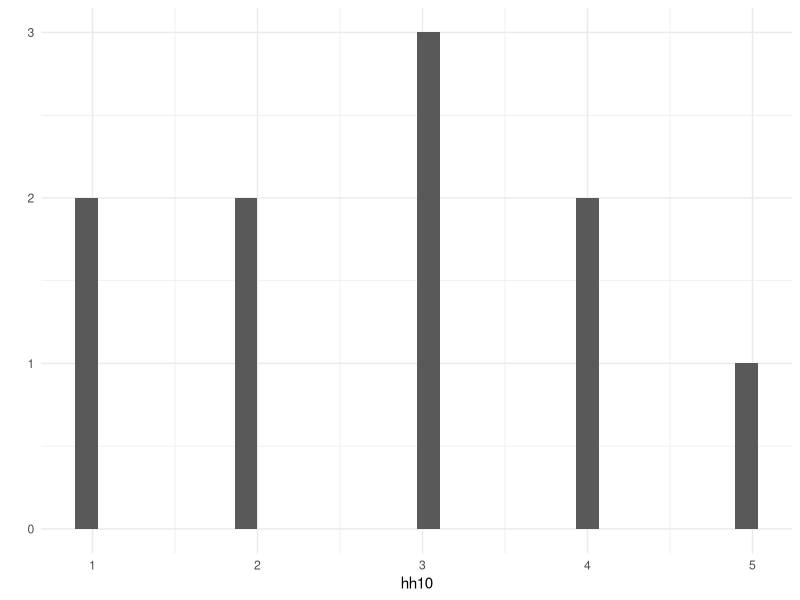
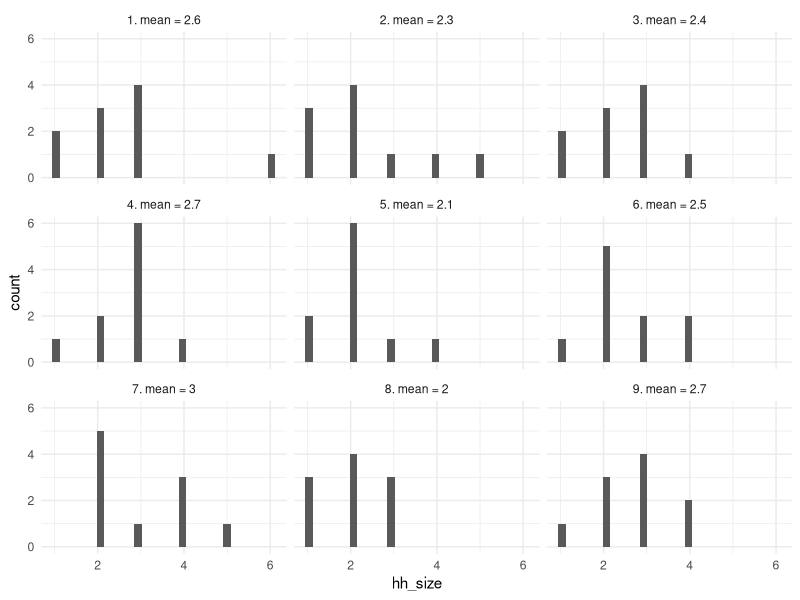
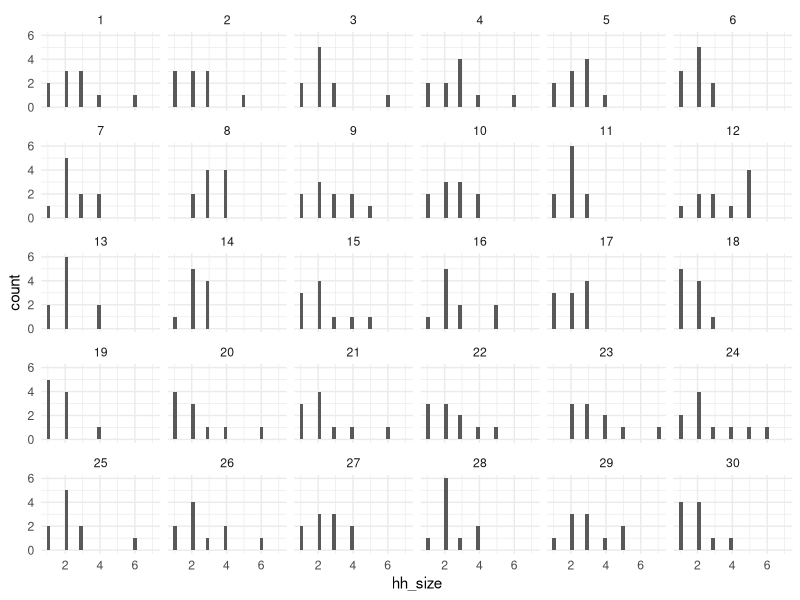
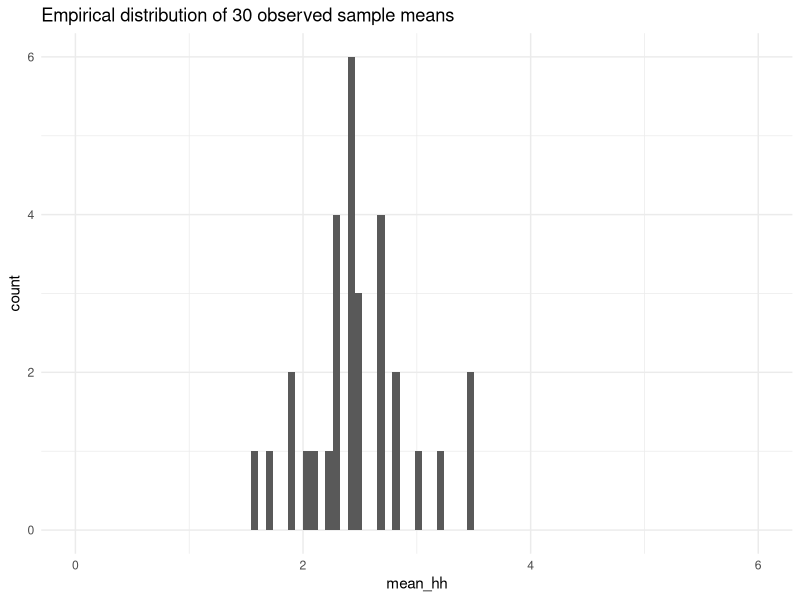
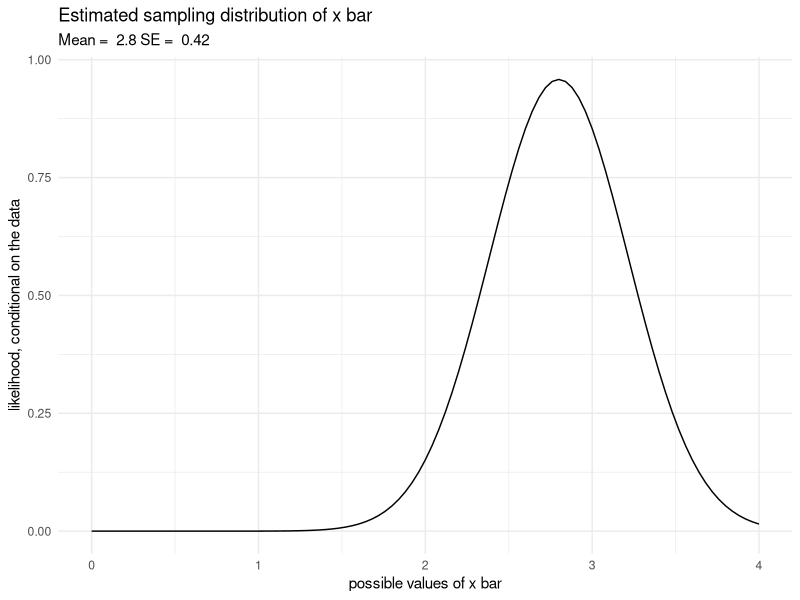
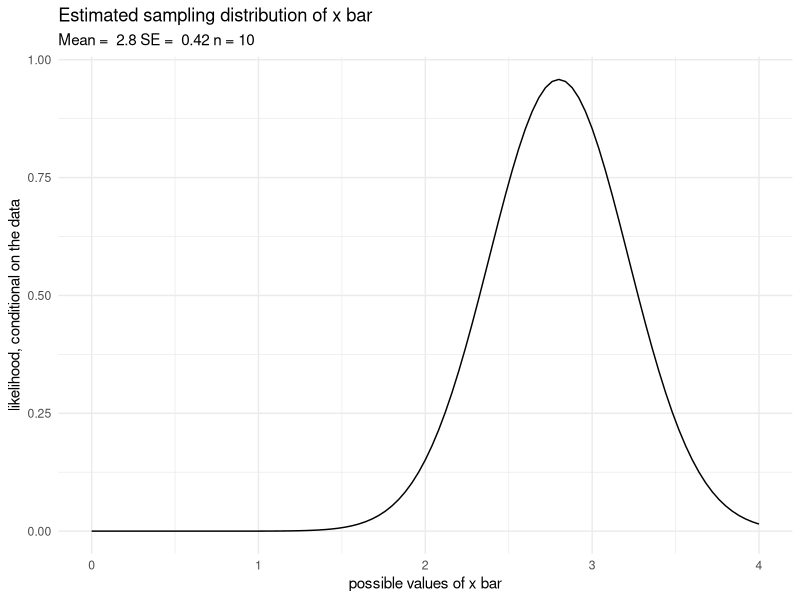
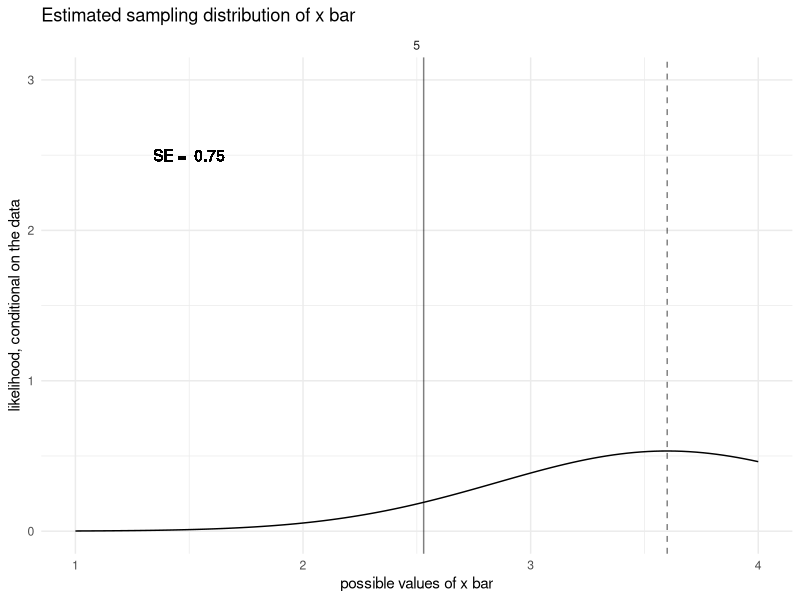
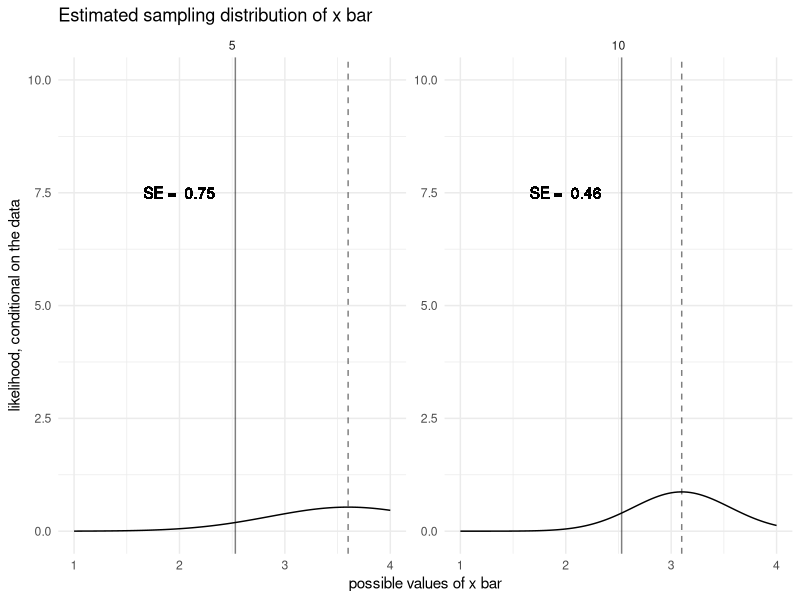

Source code (R) for these figures, in order:
## ---- chunk 1
set.seed(1)
library(tidyverse)
def.chunk.hook  <- knitr::knit_hooks$get("chunk")
knitr::knit_hooks$set(chunk = function(x, options) {
  x <- def.chunk.hook(x, options)
  ifelse(options$size != "normalsize", paste0("\\", options$size,"\n\n", x, "\n\n \\normalsize"), x)
})
knitr::opts_chunk$set(warning=FALSE, message=FALSE, tidy = F, size = "small")
theme_set(theme_minimal())
## ---- chunk 2
draw_hh<-function(n){
  return(rpois(n, 1.53) + 1)
}

### sample 10 households
hh10<-draw_hh(10)
hh10
qplot(hh10)
## ---- chunk 3
mean(hh10)
## ---- chunk 4
hh10_sigma<-map(rep(10, 9), draw_hh)
plot_dat<-tibble(
  hh_size = unlist(hh10_sigma),
  sample_n = rep(1:9, each = 10)
) %>% 
  group_by(sample_n) %>% 
  mutate(mean_hh = mean(hh_size),
         se = sd(hh_size) / sqrt(n())) %>% 
  mutate(label = paste(sample_n,
                       ". ",
                       "mean = ",
                       mean_hh, 
                       sep = ""))

ggplot(plot_dat, 
       aes(x = hh_size)) + 
  geom_histogram() + 
  facet_wrap(~label, ncol = 3)
## ---- chunk 5
hh10_sigma<-map(rep(10,30), draw_hh)
plot_dat<-tibble(
  hh_size = unlist(hh10_sigma),
  sample_n = rep(1:30, each = 10)
) %>% 
  group_by(sample_n) %>% 
  mutate(mean_hh = mean(hh_size),
         se = sd(hh_size) / sqrt(n())) 

ggplot(plot_dat, 
       aes(x = hh_size)) + 
  geom_histogram() + 
  facet_wrap(~sample_n)
## ---- chunk 6
ggplot(plot_dat %>% 
         select(sample_n, mean_hh) %>% 
         distinct(),
       aes(x = mean_hh)) + 
  geom_histogram() + 
  coord_cartesian(xlim = c(0, 6))+
  labs(title = "Empirical distribution of 30 observed sample means") 
## ---- chunk 7
hh10
mean(hh10)
sd(hh10) / sqrt(length(hh10))
## ---- chunk 8
ggplot(plot_dat,
       aes(x = mean_hh)) + 
  #geom_histogram(aes(y = ..density..)) +
  stat_function(fun = dnorm, 
                args = list(mean = mean(hh10), sd = sd(hh10)/sqrt(length(hh10)))) +
  xlim(0,4) + 
  labs(title = "Estimated sampling distribution of x bar",
       subtitle = paste("Mean = ", eval(mean(hh10)), "SE = ", 
                        eval(round(sd(hh10)/sqrt(length(hh10)),2))),
       y = "likelihood, conditional on the data",
       x = "possible values of x bar") 
## ---- chunk 9
ggplot(plot_dat,
       aes(x = mean_hh)) + 
  #geom_histogram(aes(y = ..density..)) +
  stat_function(fun = dnorm, 
                args = list(mean = mean(hh10), sd = sd(hh10)/sqrt(length(hh10)))) +
  xlim(0,4) + 
  labs(title = "Estimated sampling distribution of x bar",
       subtitle = paste("Mean = ", eval(mean(hh10)), "SE = ", 
                        eval(round(sd(hh10)/sqrt(length(hh10)),2)),
                        "n = 10"),
       y = "likelihood, conditional on the data",
       x = "possible values of x bar") 
## ---- chunk 10
### define sample sizes
sample_size<-c(5, 10, 30, 50, 100, 300, 500, 1000)
### draw samples
sample_hh<-map(sample_size, draw_hh)
### compute x_bar_hat and SE x_bar_hat for all samples sizes
params<-tibble(
  sample_size = sample_size,
  x_bar_hat = unlist(map(sample_hh, mean)),
  SE = unlist(map(sample_hh, sd))/sqrt(sample_size)
)
### compute normal densities from 1:4 for each sampling distribution
plot_dat<-data.frame(
  x_bar = rep(seq(from=1, to = 4, length.out = 100), length(sample_size)),
  n = rep(sample_size, each = 100),
  x_bar_hat = rep(params$x_bar_hat, each = 100),
  SE = rep(params$SE, each = 100)
) %>% 
  mutate(y = dnorm(x_bar, x_bar_hat, SE))

ggplot(plot_dat %>% 
         filter(n == sample_size[1]),
       aes(x = x_bar, y = y)) + 
  geom_line()+
  geom_vline(aes(xintercept = x_bar_hat), lty = 2, alpha = 0.5) + 
  geom_vline(aes(xintercept = 2.53), alpha = 0.5) + 
  labs(title = "Estimated sampling distribution of x bar",
       y = "likelihood, conditional on the data",
       x = "possible values of x bar")  + 
  geom_text(y = 2.5, x = 1.5, 
            aes(label = paste("SE = ", round(SE,2)))) + 
  facet_wrap(~n, scales = "free", ncol = 4) + 
  ylim(0, 3)
## ---- chunk 11
ggplot(plot_dat %>% 
         filter(n %in% sample_size[1:2]),
       aes(x = x_bar, y = y)) + 
  geom_line()+
  geom_vline(aes(xintercept = x_bar_hat), lty = 2, alpha = 0.5) + 
  geom_vline(aes(xintercept = 2.53), alpha = 0.5) + 
  labs(title = "Estimated sampling distribution of x bar",
       y = "likelihood, conditional on the data",
       x = "possible values of x bar")  + 
  geom_text(y = 7.5, x = 2, 
            aes(label = paste("SE = ", round(SE, 2)))) + 
  facet_wrap(~n, scales = "free", ncol = 4) + 
  coord_cartesian(xlim = c(1,4), ylim = c(0,10))

## ---- chunk 12
ggplot(plot_dat %>% 
         filter(n %in% sample_size[1:3]),
       aes(x = x_bar, y = y)) + 
  geom_line()+
  geom_vline(aes(xintercept = x_bar_hat), lty = 2, alpha = 0.5) + 
  geom_vline(aes(xintercept = 2.53), alpha = 0.5) + 
  labs(title = "Estimated sampling distribution of x bar",
       y = "likelihood, conditional on the data",
       x = "possible values of x bar")  + 
  geom_text(y = 7.5, x = 2, 
            aes(label = paste("SE = ", round(SE, 2)))) + 
  facet_wrap(~n, scales = "free", ncol = 4) + 
  coord_cartesian(xlim = c(1,4), ylim = c(0,10))

## ---- chunk 13
ggplot(plot_dat %>% 
         filter(n %in% sample_size[1:4]),
       aes(x = x_bar, y = y)) + 
  geom_line()+
  geom_vline(aes(xintercept = x_bar_hat), lty = 2, alpha = 0.5) + 
  geom_vline(aes(xintercept = 2.53), alpha = 0.5) + 
  labs(title = "Estimated sampling distribution of x bar",
       y = "likelihood, conditional on the data",
       x = "possible values of x bar")  + 
  geom_text(y = 7.5, x = 2, 
            aes(label = paste("SE = ", round(SE, 2)))) + 
  facet_wrap(~n, scales = "free", ncol = 4) + 
  coord_cartesian(xlim = c(1,4), ylim = c(0,10))

## ---- chunk 14
ggplot(plot_dat %>% 
         filter(n %in% sample_size[1:5]),
       aes(x = x_bar, y = y)) + 
  geom_line()+
  geom_vline(aes(xintercept = x_bar_hat), lty = 2, alpha = 0.5) + 
  geom_vline(aes(xintercept = 2.53), alpha = 0.5) + 
  labs(title = "Estimated sampling distribution of x bar",
       y = "likelihood, conditional on the data",
       x = "possible values of x bar")  + 
  geom_text(y = 7.5, x = 2, 
            aes(label = paste("SE = ", round(SE, 2)))) + 
  facet_wrap(~n, scales = "free", ncol = 4) + 
  coord_cartesian(xlim = c(1,4), ylim = c(0,10))

## ---- chunk 15
ggplot(plot_dat %>% 
         filter(n %in% sample_size[1:6]),
       aes(x = x_bar, y = y)) + 
  geom_line()+
  geom_vline(aes(xintercept = x_bar_hat), lty = 2, alpha = 0.5) + 
  geom_vline(aes(xintercept = 2.53), alpha = 0.5) + 
  labs(title = "Estimated sampling distribution of x bar",
       y = "likelihood, conditional on the data",
       x = "possible values of x bar")  + 
  geom_text(y = 7.5, x = 2, 
            aes(label = paste("SE = ", round(SE, 2)))) + 
  facet_wrap(~n, scales = "free", ncol = 4) + 
  coord_cartesian(xlim = c(1,4), ylim = c(0,10))

## ---- chunk 16
ggplot(plot_dat %>% 
         filter(n %in% sample_size[1:7]),
       aes(x = x_bar, y = y)) + 
  geom_line()+
  geom_vline(aes(xintercept = x_bar_hat), lty = 2, alpha = 0.5) + 
  geom_vline(aes(xintercept = 2.53), alpha = 0.5) + 
  labs(title = "Estimated sampling distribution of x bar",
       y = "likelihood, conditional on the data",
       x = "possible values of x bar")  + 
  geom_text(y = 7.5, x = 2, 
            aes(label = paste("SE = ", round(SE, 2)))) + 
  facet_wrap(~n, scales = "free", ncol = 4) + 
  coord_cartesian(xlim = c(1,4), ylim = c(0,10))

## ---- chunk 17
ggplot(plot_dat %>% 
         filter(n %in% sample_size[1:8]),
       aes(x = x_bar, y = y)) + 
  geom_line()+
  geom_vline(aes(xintercept = x_bar_hat), lty = 2, alpha = 0.5) + 
  geom_vline(aes(xintercept = 2.53), alpha = 0.5) + 
  labs(title = "Estimated sampling distribution of x bar",
       y = "likelihood, conditional on the data",
       x = "possible values of x bar")  + 
  geom_text(y = 7.5, x = 2, 
            aes(label = paste("SE = ", round(SE, 2)))) + 
  facet_wrap(~n, scales = "free", ncol = 4) + 
  coord_cartesian(xlim = c(1,4), ylim = c(0,10))

## ---- chunk 18
samp_hh<-data.frame(sample_n = rep(1:50, each = 100))
temp<-draw_hh(100)
for(i in 2:50){
  temp<-c(temp, 
          draw_hh(100))
}

samp_hh <- samp_hh %>% 
  mutate(hh_size = temp)
## ---- chunk 19
samp_ci<-samp_hh %>% 
  group_by(sample_n) %>% 
  summarise(xbarhat = mean(hh_size),
            se = sd(hh_size)/sqrt(100)) %>% 
  mutate(ci_lwr = xbarhat - 1.96 * se,
         ci_upr = xbarhat + 1.96 * se)
## ---- chunk 20
samp_ci<- samp_ci %>% 
  mutate(sig_test.95 = ci_lwr<2.53 & ci_upr>2.53)
## ---- chunk 21
ggplot(samp_ci,
       aes(ymin = ci_lwr, ymax = ci_upr, 
           y = xbarhat, x = sample_n,
           color = sig_test.95)) + 
  geom_pointrange() + 
  geom_hline(yintercept = 2.53, lty = 2) + 
  labs(x = "", y = "xbar", color = "Includes mu")
## ---- chunk 22
glimpse(mpg)
## ---- chunk 23
m0<-lm(hwy ~ displ, data = mpg)
## ---- chunk 24
library(broom)
tidy(m0)
## ---- chunk 25
tidy(m0)
